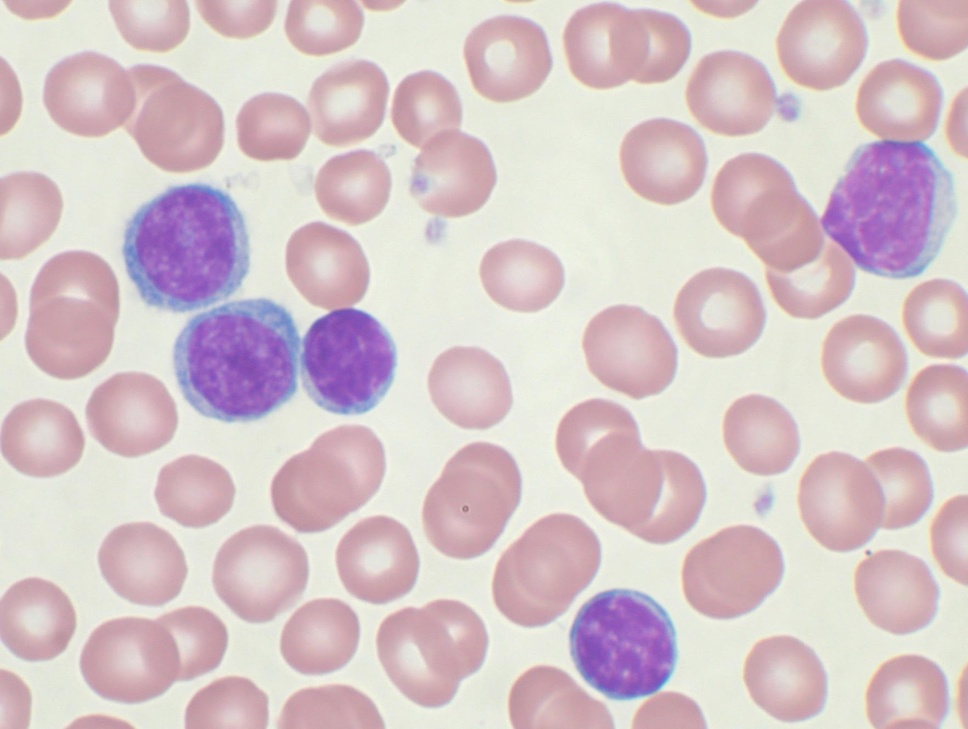
#> input picture ue2/leukaemie.jpg, 968 x 729 px, shrunk from 1764 x 1329 before the run
$ jupyter execute son.ipynb
#> lines starting #> are read from the running program, lines starting #| are printed output that depends on the picture; after the words box and inside, x2 and y2 are one past the last pixel; in counts of white or black regions, pixels touching at a corner belong together
# Übung 2 - Bildverarbeitungsoperatoren

**Name:** Senem Dilli, **Matr.-Nr.:** 210503066
<br>
**Name:** Barış Köse, **Matr.-Nr.:** 190503059
<br>
**Name:** Melik Erdem Özen, **Matr.-Nr.:** 190503002

---

## Bearbeitungszeitraum

**Bearbeitungsbegin:** 18/11/2022
<br>
**Abgabe:** 24/11/2022

---

## Aufgabenbeschreibung

Ziel dieser Übung ist die praktische Anwendung, der in der Vorlesung eingeführten Bildverarbeitungsoperatoren, wie z.B. Filterung im Ortsraum zur globalen Rauschunterdrückung, morphologische Operatoren usw.

**Hinweise zur Abgabe**

- Füllen Sie unbedingt die erste Zelle unterhalb der Überschrift mit Name und Matr.-Nr. aus!
- Entfernen Sie vor dem Upload alle Ausgaben aus dem Notebook!
- Die Bilddatei muss nicht abgegeben werden.

### Viel Erfolg!

### Aufgabenbeschreibung
Der Begriff **Leukämie**, auch Blutkrebs genannt, steht für eine Gruppe von Krebserkrankungen des blutbildenden Systems. Die einzelnen Formen unterscheiden sich bezüglich Häufigkeit, Ursachen, Behandlungsmöglichkeiten und Heilungsaussichten zum Teil stark voneinander. Leukämie geht von den Knochenmarkszellen aus und ist in der Regel durch eine stark erhöhte Zahl weißer Blutkörperchen im Blut gekennzeichnet.

***Eine Leukämie geht mit Veränderungen im Blutbild einher*** (Bildquelle: Apotheken-umschau)


### 1. Aufgabe - Einlesen und Visualisieren eines Leukämie(CLL)-Zellenbildes

Die chronische lymphatische Leukämie (CLL) ist ein niedrigmaligne, in der westlichen Welt die am häufigsten vorkommende Leukämieform. Die Diagnose dieser Erkrankung erfolgt zunächst im Blutbild. Lesen sie die Datei "leukaemie.jpg" ein, um ein solches Blutbild darzustellen. Visualisieren Sie das eingelesene Bild (verwenden Sie die Funktionen `imshow` und `show`). Konvertieren Sie die .jpg-Datei in ein numpy-array.

[cell 1]
from PIL import Image
import cv2
import matplotlib.pyplot as plt
from PIL import Image
from numpy import asarray

image = Image.open('leukaemie.jpg')
#> image is the input picture: PIL image 968x729 RGB; mean R, G, B 214.3, 197.1, 200.8
image.show()

#Datei Lesen
image = cv2.imread("leukaemie.jpg")
#> image: shape (729, 968, 3)
#Visualisierung
plt.figure(figsize=(10,10))
plt.imshow(image)
plt.show()

# asarray() class is used to convert
# PIL images into NumPy arrays
numpydata = asarray(image)

# <class 'numpy.ndarray'>
print(type(numpydata))
#| <class 'numpy.ndarray'>

# shape
print(numpydata.shape)
#| (729, 968, 3)

### 2. Aufgabe - Orts- und Frequenzraumanalyse sowie Filterung des Zellbildes

Im Rahmen dieser Aufgabe sollen Sie Ihre Kenntnisse mit globalen Bildstörungen einsetzen, indem Sie auf diese Störungen zurückzuführende Veränderungen im Frequenzraum erkennen und eliminieren. Um solch eine spektrale Bildanalyse durchführen zu können, müssen Sie mittels Fourierttrasformation vom Ortsraum in den Frequenzraum wechseln. Dazu können Sie aus `numpy` die ensprechende mathematische Funktion namens `fft` benutzen. Ebenfalls lässt sich die `fft` Funktion der `cv2` library einsetzen und ist ggf. bis zu 3x performanter.

**2.1: Globale Bildstörungen erzeugen, Orts- sowie Frequenzraum darstellen**
- Erzeugen Sie im ersten Schritt globale Bildstörungen (Rauschen). Globale Bildstörung kann z.B. Gauss-Rauschen, Salz-Pfeffer-Rauschen o.ä. periodische Bildartefakte sein (vgl. VL-Folien).
- Wenden Sie das erzeugte Rauschen auf das Bild `leukaemie.jpg` an.
- Wenden Sie die Fouriertransformation sowohl auf das Grauwertbild als auch auf die verrauschte Kopie des Grauwertbildes an.
- Visualisieren Sie beide Bilder mit ihren jeweiligen Frequenzspektren dar (`subplot` mit 2x2-Raster)

**2.2: Histogramme erzeugen**
- Visualisieren Sie die Histogramme des verrauschten sowie des unverarbeiteten Originalbildes, um die Grauwertverteilungen darzustellen.

**2.3: Filterung im Frequenzraum**
- Führen Sie eine Filterung des verrauschten Bildes (im Frequenzraum!) durch, um die zuvor (in der Teilaufgabe 2.1) erzeugten Störungen wieder weitesgehend zu eliminieren
- Visualisieren Sie das gefilterte Bild sowie das dazugehörige Frequenzspektrum nebeneinander dar.

**2.4: Erläuterung der verwendeten Methoden**
- Erläutern Sie stichpunktartig die Funktionsweise der verwendeten Funktionen zur Rauscherzeugung sowie Rauschunterdrückung.
- Erläutern Sie stichpunktartig die Funktionsweise der eingesetzten FFT sowie iFFT!

**Hinweise:**
- Beim Einlesen des Bildes (z.B. mit `imread` aus der Bibliothek `skimage`) den Parameter `as_gray` gleich 'True' setzen und mit diesem Graubild weiterarbeiten. Beim plotten müssen Sie ggf. dennoch `cmap='gray'` setzen.
- Falls Sie Gauss-Rauschen erzeugen, dann sollte der Sigma-Wert nicht das Maximum von 1.0 überschreiten - denn es reicht ein leichtes Rauschen, das zusätzlich zum Ortsraum auch im Frequenzraum erkennbar ist.
- Vor der Anwendung der Fouriertransformation müssen Sie die Bildgröße anpassen, da das Originalbild nicht quadratisch ist (vgl. VL-Folien zur FFT: Anzahl Zeilen/Spalten muss identisch sein!)
- Führen Sie die Filterung im Frequenzraum durch, weil es sich um eine globale Bildstörung handelt! Überlegen Sie vorher, was der Filter bewirken soll (glätten? Kanten hervorheben?, ..) und probieren Sie unterschiedliche Filterkerngrößen (3x3, 5x5,7x7) aus! Und denken Sie an die anschließende Rücktransformation!

[cell 2]
# Aufgabe 2.1
# Senem

import cv2
import numpy as np
import skimage
import matplotlib.pyplot as plt

# Originalbild
img = cv2.imread('leukaemie.jpg',0)
#> img: shape (729, 968); min 100, max 245, mean 202.7
img = img/255

# Leeres Bild
x,y = img.shape
#> x = 729; y = 968
noisy_image = np.zeros((x,y), dtype=np.float32)

# Salz- und Pfeffermenge
pepper = 0.1
salt = 0.95

# Erstellung von Salz- und Pfefferrauschen Bilder
for i in range(x):
    for j in range(y):
        rdn = np.random.random()
        if rdn < pepper:
            noisy_image[i][j] = 0
        elif rdn > salt:
            noisy_image[i][j] = 1
        else:
            noisy_image[i][j] = img[i][j]
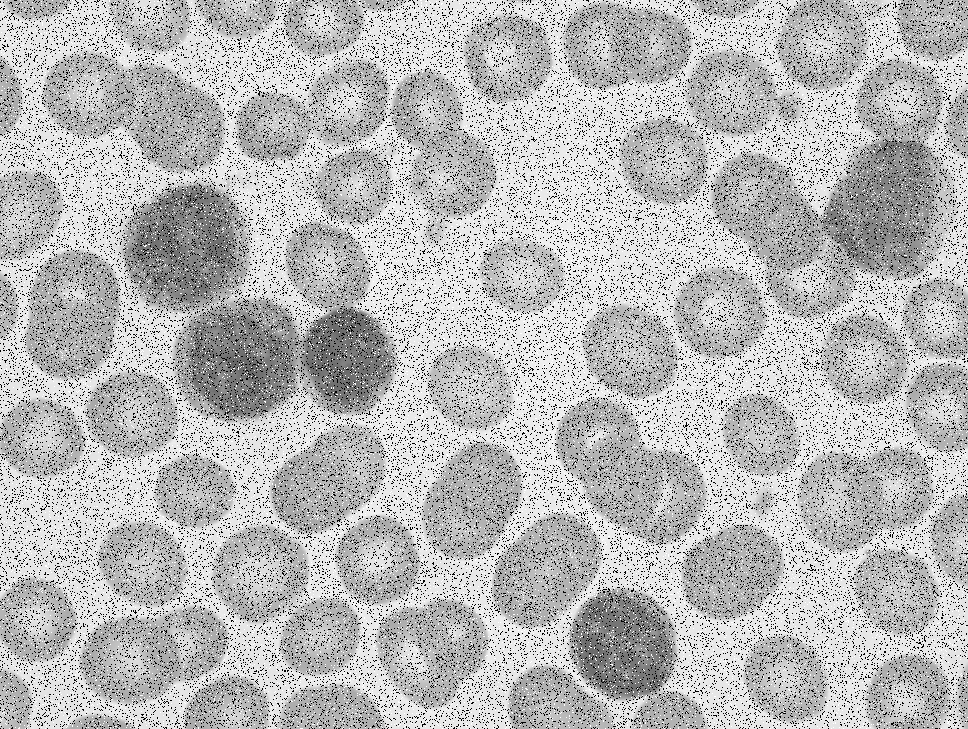
#> noisy_image: shape (729, 968) float32; min 0, max 1, mean 0.725

# Fouriertransformation -> Frequenzspektrum
# Berechnung von der 2-dimensionalen diskreten Fourier-Transformation
f = np.fft.fft2(img)
# Verschiebung der Transformationen und ihrer Frequenzen, um die Null-Frequenz-Komponenten in die Mitte zu legen
fshift = np.fft.fftshift(f)
freq_spektrum_original = 20*np.log(np.abs(fshift)).astype(np.uint8)

f_noisy = np.fft.fft2(noisy_image)
fshift_noisy = np.fft.fftshift(f_noisy)
freq_spektrum_noisyImg = 20*np.log(np.abs(fshift_noisy)).astype(np.uint8)
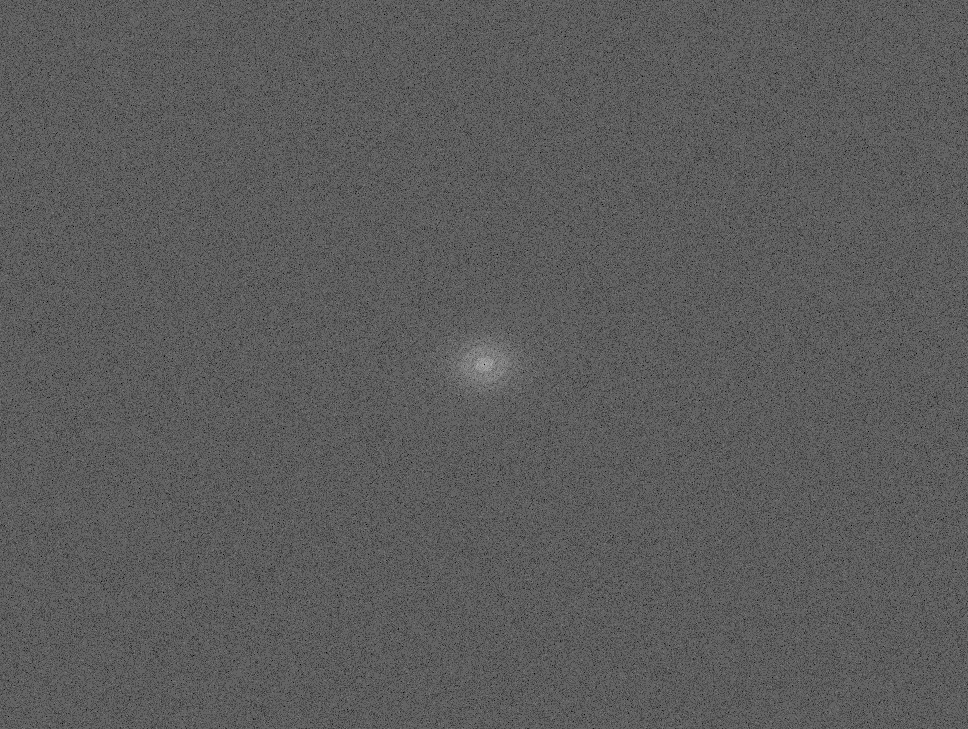
#> freq_spektrum_noisyImg: shape (729, 968); min 0, max 180, mean 91.3

# Visualisierung
fig, axes = plt.subplots(2, 2, figsize=(10, 10), sharex=True, sharey=True)
ax = axes.ravel()

ax[0].imshow(img, cmap=plt.cm.gray)
ax[0].set_title('Originalbild', fontsize=15)

gray_freqSpec_original = skimage.color.rgb2gray(freq_spektrum_original) #Graubild erzeugen
ax[1].imshow(gray_freqSpec_original, cmap=plt.cm.gray)
ax[1].set_title('Frequenzspektrum des Originalbildes', fontsize=15)

ax[2].imshow(noisy_image, cmap=plt.cm.gray)
ax[2].set_title('Salz-Pfeffer-Rauschen', fontsize=15)

gray_freqSpec_noisy = skimage.color.rgb2gray(freq_spektrum_noisyImg) #Graubild erzeugen
ax[3].imshow(gray_freqSpec_noisy, cmap=plt.cm.gray)
ax[3].set_title('Frequenzspektrum des verrauschten Bildes', fontsize=15)

for a in ax.ravel():
   a.axis('off')
fig.tight_layout()

[cell 3]
# Aufgabe 2.2
# Barış

# Histogramm des Originalbildes erstellen
hist, bins = np.histogram(img, bins=256, range=(0, 1))
#> hist = 256 values, max 51381 at index 232, min 0 at index 0, mean 2756.5; bins = 257 values from 0 to 1
plt.figure()
plt.plot(bins[:-1], hist)
plt.title('Histogram of Original Image')
plt.xlabel('Pixel Value')
plt.ylabel('Frequency')

# Histogramm des verrauschten Bildes erstellen
hist, bins = np.histogram(noisy_image, bins=256, range=(0, 1))
#> hist = 256 values, max 70845 at index 0, min 0 at index 1, mean 2756.5
plt.figure()
plt.plot(bins[:-1], hist)
plt.title('Histogram of Noised Image')
plt.xlabel('Pixel Value')
plt.ylabel('Frequency')
#> figure, not shown here; curve peaks at x = 0.906, y = 51381
#> figure, not shown here; curve peaks at x = 0, y = 70845

[cell 4]
# Aufgabe 2.3
# Barış

# Median Blur Funktion
new_image = cv2.medianBlur(gray_freqSpec_noisy,5)

f2 = np.fft.fft2(new_image)
fshift2 = np.fft.fftshift(f2)
freq_spektrum_original2 = 20*np.log(np.abs(fshift2)).astype(np.uint8)

fig, axes = plt.subplots(3, 1, figsize=(10, 10), sharex=True, sharey=True)
ax = axes.ravel()

gray_freqSpec_original2 = skimage.color.rgb2gray(freq_spektrum_original2) #Graubild erzeugen
ax[0].imshow(gray_freqSpec_original2, cmap=plt.cm.gray)
ax[0].set_title('Denoised-Frequenzspektrum', fontsize=15)

ax[1].imshow(gray_freqSpec_original, cmap=plt.cm.gray)
ax[1].set_title('Frequenzspektrum des Originalbildes', fontsize=15)


for a in ax.ravel():
   a.axis('off')
fig.tight_layout()

### 3. Morphologische Operationen

**3.1 Strukturen verkleinern/vergrößern, um schmale Verbindungen zu lösen/Lücken zu schließen**

Führen Sie folgende morphologische Operationen mit dem Originalbild `leukaemie.jpg` durch:
    - Erosion
    - Dilation
    - Opening
    - Closing

Hierbei können Sie sowohl `Skimage`- als auch `CV2`-Bibliotheken benutzen. Stellen Sie Ihre Ergebnisse in einem 2x2-subplot dar.

**3.2 Merkmalsextraktion**

- Welche, der in der Teilaufgabe 3.1 eingesetzten morphologischen Operationen ist am besten geeignet, falls die Anzahl der Zellen im Bild gezählt werden soll?

- Zählen Sie ALLE Zellen in diesem Bild, nachdem sie eine "passende" morphologische Operation durchgeführt haben. Tipp: Zur Detektion von Kreisen/Ellipsen können Sie die "Hough-Transformation" anwenden.

**3.3. Bonus**
Zählen Sie NUR die lila gefärbten Leukozyten.


[cell 5]
# Aufgabe 3.1
# Melik

import cv2 as cv
import numpy as np
import matplotlib.pyplot as plt

img = cv2.imread('leukaemie.jpg', 0)

# Taking a matrix of size 5 as the kernel
kernel = np.ones((5, 5), np.uint8)

# The first parameter is the original image,
# kernel is the matrix with which image is
# convolved and third parameter is the number
# of iterations, which will determine how much
# you want to erode/dilate a given image.
img_erosion = cv2.erode(img, kernel, iterations=10)
img_dilation = cv2.dilate(img, kernel, iterations=10)
closing = cv2.dilate(img_erosion, kernel, iterations=10)
opening = cv2.erode(img_dilation, kernel, iterations=10)


fig, axs = plt.subplots(2, 2, figsize=(10, 10))
axs[0,0].imshow(img_erosion, cmap='gray')
axs[0,0].set_title('Eroded(Dilation)')
axs[0,1].imshow(img_dilation, cmap='gray')
axs[0,1].set_title('Dilated(Erosion)')
axs[1,0].imshow(opening, cmap='gray')
axs[1,0].set_title('Opening')
axs[1,1].imshow(closing, cmap='gray')
axs[1,1].set_title('Closing')

[cell 6]
# Aufgabe 3.2
# Senem

import numpy as np
import imutils
import cv2

# Datei Lesen
image = cv2.imread('leukaemie.jpg')

# Entrauschung des Bildes
dst = cv2.fastNlMeansDenoisingColored(image, None, 10, 10, 7, 15)
rgb_image = cv2.cvtColor(dst, cv2.COLOR_BGR2RGB)

# Median-Blur Funktion
new_image = cv2.medianBlur(rgb_image,5)
#> new_image: shape (729, 968, 3)

# HSV-Farbraum
hsv_image = cv2.cvtColor(new_image, cv2.COLOR_RGB2HSV)
#> hsv_image: shape (729, 968, 3); mean H, S, V 94.8, 32.2, 218.1
h, s, v = cv2.split(hsv_image)
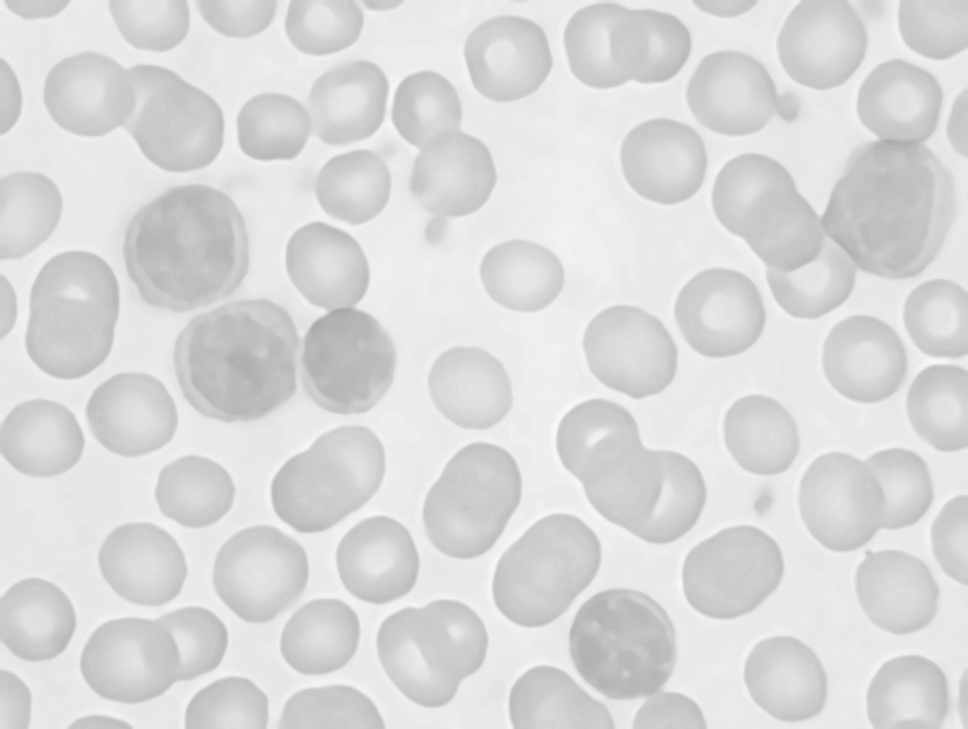
#> v: shape (729, 968); min 169, max 247, mean 218.1

# Schwellenwert des H-Kanal-Bildes für Binärbild
ret,th1=cv2.threshold(h,180,255, cv2.THRESH_BINARY+cv2.THRESH_OTSU)
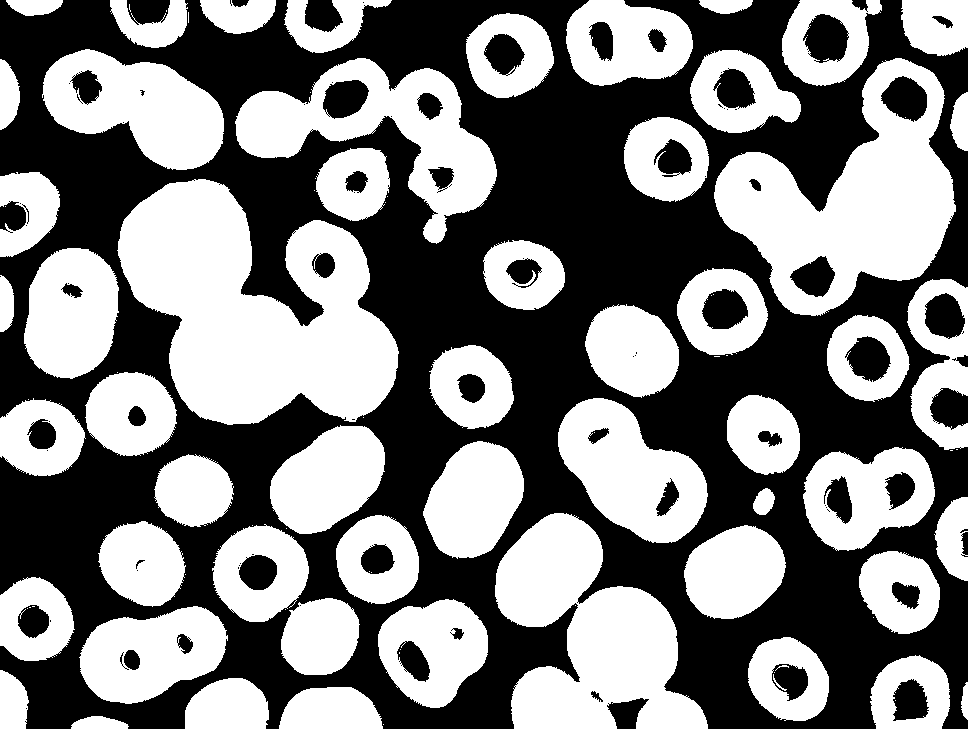
#> th1: shape (729, 968); 49.3% white; 99 white regions (43 under 20 px)
#> ret = 95

# Morphologischen Operation zur Reduzierenung
kernel = np.ones((5,5), dtype = "uint8")/9
bilateral = cv2.bilateralFilter(th1, 9 , 75, 75)
# Erodierfunktion
erosion = cv2.erode(bilateral, kernel, iterations = 6)
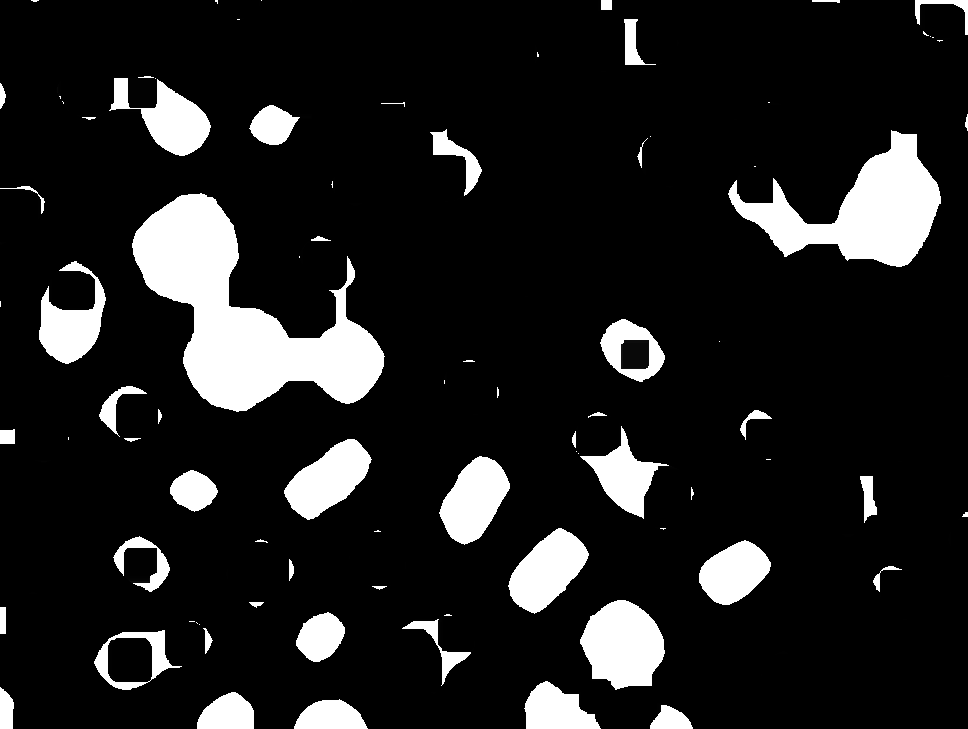
#> erosion: shape (729, 968); min 0, max 255, mean 32.1

# So ermitteln Sie die Anzahl der Objekte im Bild und zeichnen die Kontur
# Konturen im mit Schwellenwerten versehenen Bild finden
cnts = cv2.findContours(th1.copy(), cv2.RETR_EXTERNAL,
 cv2.CHAIN_APPROX_SIMPLE)
#> cnts = 79 contours, 25 with area under 20; largest, box (x1, y1, x2, y2) and area: (117, 179, 399, 425) 42294, (714, 58, 956, 316) 32042, (495, 513, 708, 729) 25545, (235, 58, 497, 244) 19212, (42, 49, 224, 170) 13572
cnts = imutils.grab_contours(cnts)
print("[INFO] {} unique contours found".format(len(cnts)))
#| [INFO] 79 unique contours found

# Schleife über die Konturen
for (i, c) in enumerate(cnts):
 # die Kontur zeichnen
 ((x, y), _) = cv2.minEnclosingCircle(c)
 cv2.putText(image, "#{}".format(i + 1), (int(x) - 10, int(y)),
  cv2.FONT_HERSHEY_SIMPLEX, 0.6, (0, 0, 255), 2)
 cv2.drawContours(image, [c], -1, (0, 255, 0), 2)
#> this loop made 79 passes
#> (x, y) on passes 1 to 12: (383, 724), (99.48, 726.5), (330.5, 726.5), (966.5, 700.5), (226, 714.5), (12.5, 699), (908.7, 698.1), (787.8, 679.8), (873, 617), (285, 609), (153, 650.5), (575, 605)
#> (c, x, y) on passes 28, 29, 42, 43: ([[950, 450], [952, 450]], 951, 450), ([[956, 449], [957, 449]], 956.5, 449), ([[714, 356], [719, 356]], 716.5, 356), ([[726, 355], [727, 355]], 726.5, 355)
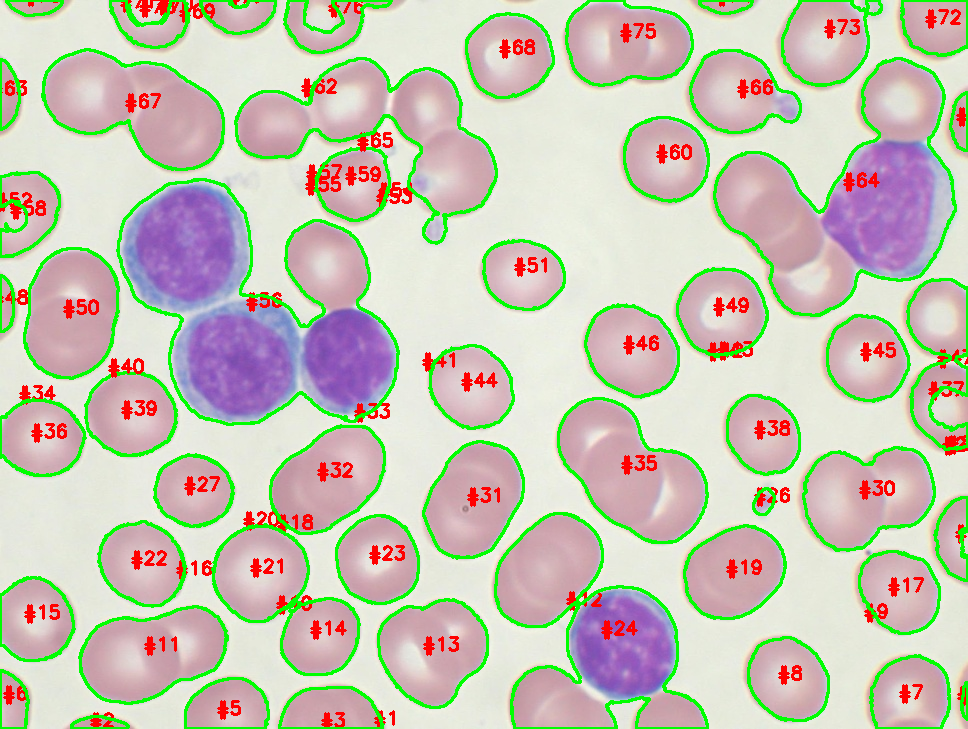
#> image: shape (729, 968, 3); mean B, G, R 178.9, 197, 197.7

# Visualisierung
plt.figure(figsize=(10,10))
plt.imshow(image)
plt.show()
